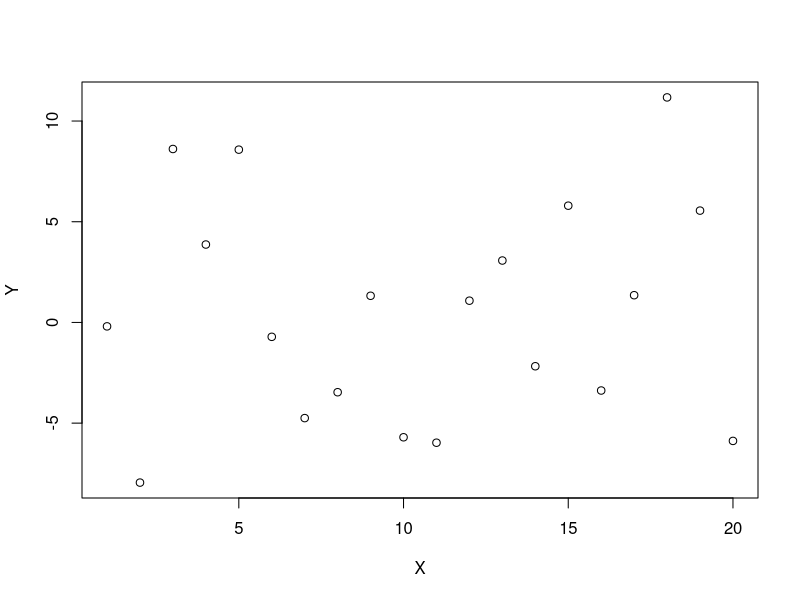
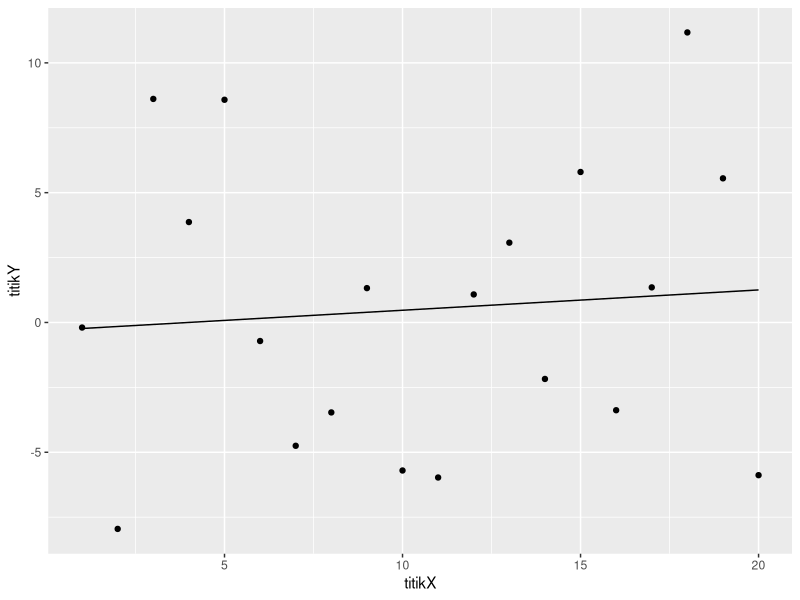
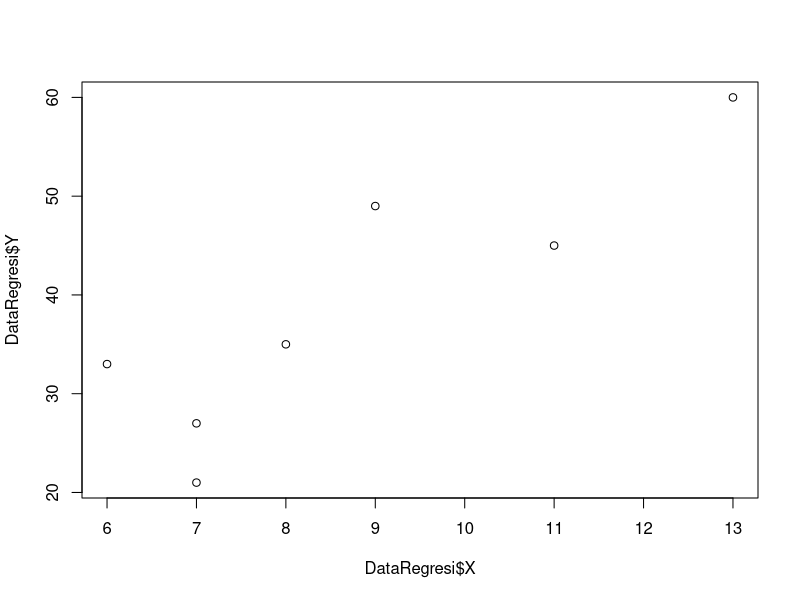
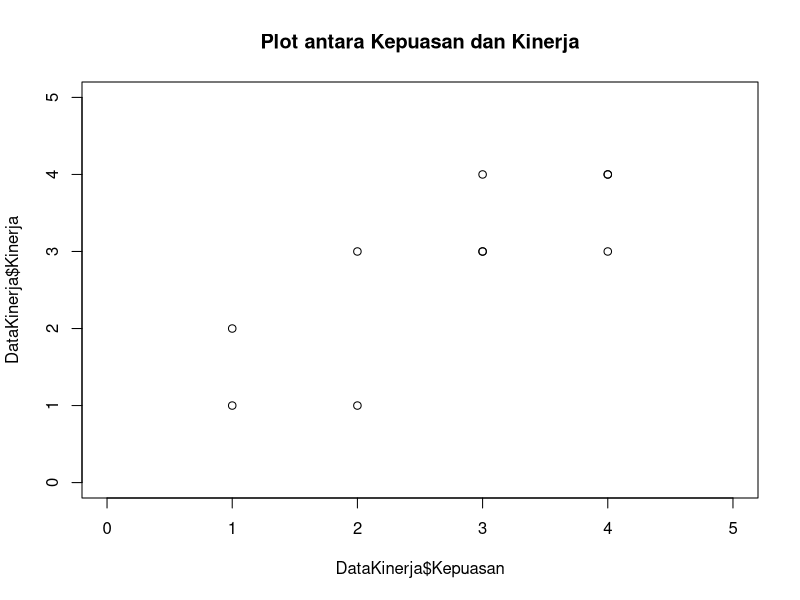

Write R code to recreate these figures, in order.
## ---- chunk 1
beta0 = 0
beta1 = 0
dataX = c(1:20)
err = 5*rnorm(length(dataX))
dataY = beta0 + beta1*dataX + err
df = data.frame(X=dataX, Y=dataY)
df
## ---- chunk 2
plot(df)
## ---- chunk 3
model = lm(Y ~ X, df)
summary(model)
## ---- chunk 4
b0 = model$coefficients[1]
b1 = model$coefficients[2]
titikX = c(df$X[1], df$X[length(df$X)])
titikY = b0 + b1*titikX

library(ggplot2)
ggplot() + 
  geom_line(aes(titikX, titikY)) +  
  geom_point(aes(df$X, df$Y))
## ---- chunk 5
DataRegresi = data.frame(Y=c(35,49,27,33,60,21,45),
                         X=c(8,9,7,6,13,7,11))
DataRegresi
## ---- chunk 6
plot(DataRegresi$X, DataRegresi$Y)
## ---- chunk 7
cor.test(DataRegresi$Y, DataRegresi$X, alternative="g", method=c("p"))
## ---- chunk 8
DataKinerja = data.frame(Kepuasan=c(1,1,3,4,2,2,3,4,3,4),
                         Kinerja=c(1,2,3,3,1,3,4,4,3,4))
DataKinerja
## ---- chunk 9
plot(DataKinerja$Kepuasan,DataKinerja$Kinerja, ylim=c(0,5), xlim=c(0,5), main="Plot antara Kepuasan dan Kinerja")
## ---- chunk 10
cor.test(DataKinerja$Kepuasan, DataKinerja$Kinerja, alternative="t", method=c("s"),exact=FALSE)
## ---- chunk 11
cor.test(DataKinerja$Kepuasan, DataKinerja$Kinerja, alternative="t", method=c("k"),exact=FALSE)
## ---- chunk 12
Rusak = c(4,7,6,6,5,1,3,5,3,4,8,6,8,9,5)
Mesin = c("1", "1", "1", "1", "2", "2", "2", "2", "2", "2","3", "3", "3", "3", "3")
length(Rusak) == length(Mesin)

## ---- chunk 13
fit = lm(Rusak~Mesin)
fit
## ---- chunk 14
summary(fit)
## ---- chunk 15
anova(fit)
